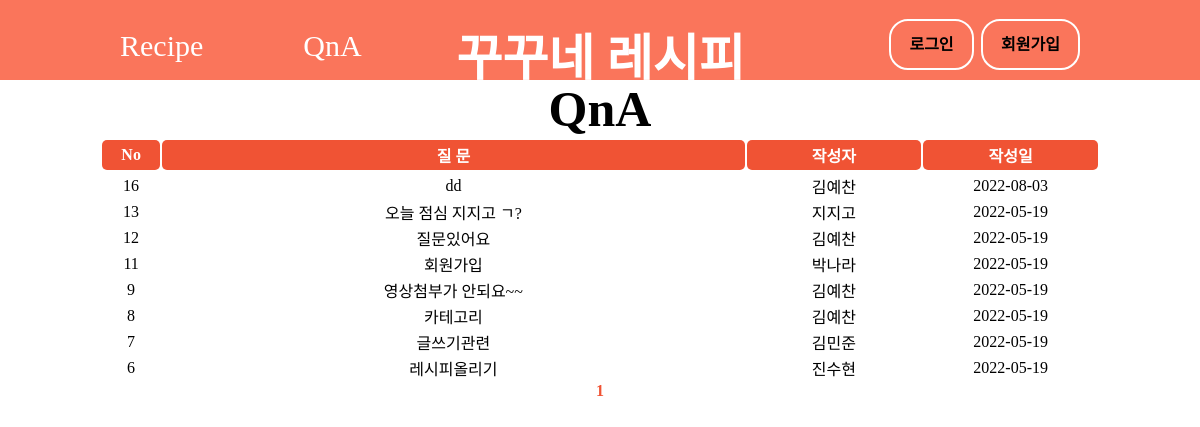
The app's page /project/qna.php with its own data.
### tables this page shows
CREATE TABLE IF NOT EXISTS `q_board` (
  `qust_no` int(10) unsigned NOT NULL AUTO_INCREMENT,
  `qust_title` varchar(100) NOT NULL,
  `qust_ctnt` varchar(1000) NOT NULL,
  `user_no` int(10) unsigned NOT NULL,
  `created_at` datetime DEFAULT curtime(),
  PRIMARY KEY (`qust_no`),
  KEY `user_no` (`user_no`),
  CONSTRAINT `q_board_ibfk_1` FOREIGN KEY (`user_no`) REFERENCES `t_user` (`user_no`)
);

CREATE TABLE IF NOT EXISTS `t_user` (
  `user_no` int(10) unsigned NOT NULL AUTO_INCREMENT,
  `uid` varchar(10) NOT NULL,
  `upw` varchar(10) NOT NULL,
  `nm` varchar(10) NOT NULL,
  `birth` date NOT NULL,
  `gender` int(10) unsigned DEFAULT NULL CHECK (`gender` in (0,1)),
  `created_at` datetime DEFAULT curtime(),
  `profile_img` varchar(200) DEFAULT NULL,
  `ctnt` varchar(1000) DEFAULT NULL,
  PRIMARY KEY (`user_no`),
  UNIQUE KEY `uid` (`uid`)
);

### project/db/db_board.php (called while the page is built, shortened)
<?php
function qna_list(&$param)
{
    $start_idx = $param["start_idx"];
    $row_count = $param["row_count"];
    $sql = "SELECT A.qust_no, A.qust_title, A.user_no, date(A.created_at) as created_at, A.qust_ctnt, B.nm
            FROM q_board A
            INNER JOIN t_user B
            ON A.user_no = B.user_no
            ORDER BY A.qust_no DESC
            LIMIT $start_idx, $row_count";
    $conn = get_conn();
    $result = mysqli_query($conn, $sql);
    return $result;
}
function sel_paging_count(&$param)
{
    $row_count = $param["row_count"];
    $sql = "SELECT CEIL(COUNT(qust_no) / $row_count) as cnt
            FROM q_board";
    $conn = get_conn();
    $result = mysqli_query($conn, $sql);
    $row = mysqli_fetch_assoc($result);
    return $row["cnt"];
}

### project/qna.php (the view, shortened to what this page needs)
<?php
include_once "db/db_board.php";
$page = 1;
$row_count = 10;
$param = [
    "row_count" => $row_count,
    "start_idx" => ($page - 1) * $row_count
];
$paging_count = sel_paging_count($param);
$list = qna_list($param);
?>
<!DOCTYPE html>
<html lang="en">
<head>
    <link rel="stylesheet" href="css/header.css">
    <link rel="stylesheet" href="css/qna.css">
</head>
<body>
    <div id="qna">
        <?php include_once "header.php" ?>
        <main>
            <div class="container">
                <h2 class="title">QnA</h2>
                <table>
                    <tr class="name">
                        <th width="50px">No</th>
                        <th width="500px">질&nbsp문</th>
                        <th width="150px">작성자</th>
                        <th width="150px">작성일</th>
                    </tr>
                    <tr>
                        <tbody>
                            <?php foreach ($list as $item) { ?>
                                <tr>
                                    <td><?= $item["qust_no"] ?></td>
                                    <td><a href="qna_detail.php?qust_no=<?= $item["qust_no"] ?>"><?= $item["qust_title"] ?></a></td>
                                    <td><?= $item["nm"] ?></td>
                                    <td><?= $item["created_at"] ?></td>
                                </tr>
                            <?php } ?>
                        </tbody>
                </table>
            </div>
            <div class="page">
                <?php for ($i = 1; $i <= $paging_count; $i++) { ?>
                    <span class="<?= $i === $page ? "pageSelected" : "" ?>">
                        <a href="qna.php?page=<?= $i ?>"><?= $i ?></a>
                    </span>
                <?php } ?>
            </div>
        </main>
    </div>

### project/css/header.css (style rules this page uses)
* { margin: 0; padding: 0; list-style: none; text-decoration: none; box-sizing: border-box; }

### project/css/qna.css (style rules this page uses)
* { margin: 0; padding: 0; text-decoration: none; color: black; }
.title { text-align: center; font-size: 50px; }
table { width: 1000px; margin-left: auto; margin-right: auto; }
table th { height:30px; font-weight:bold; background-color: #f05334; color:white; border-radius: 5px; }
td:not(:nth-child(0)) { text-align: center; }
div.page { text-align: center; }
.pageSelected { font-weight: bold; }
.pageSelected > a { color: #f05334; }

### records on screen
q_board: qust_no "16", qust_title "dd", user_no.nm "김예찬", created_at "2022-08-03"
q_board: qust_no "13", qust_title "오늘 점심 지지고 ㄱ?", user_no.nm "지지고", created_at "2022-05-19"
q_board: qust_no "12", qust_title "질문있어요", user_no.nm "김예찬", created_at "2022-05-19"
q_board: qust_no "11", qust_title "회원가입", user_no.nm "박나라", created_at "2022-05-19"
q_board: qust_no "9", qust_title "영상첨부가 안되요~~", user_no.nm "김예찬", created_at "2022-05-19"
q_board: qust_no "8", qust_title "카테고리", user_no.nm "김예찬", created_at "2022-05-19"
q_board: qust_no "7", qust_title "글쓰기관련", user_no.nm "김민준", created_at "2022-05-19"
q_board: qust_no "6", qust_title "레시피올리기", user_no.nm "진수현", created_at "2022-05-19"
